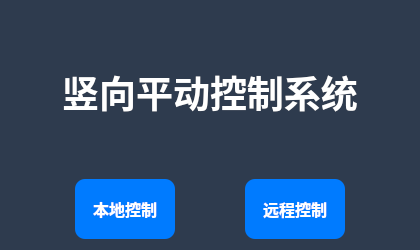
<?xml version="1.0" encoding="UTF-8"?>
<ui version="4.0">
 <class>login</class>
 <widget class="QWidget" name="login">
  <property name="geometry">
   <rect>
    <x>0</x>
    <y>0</y>
    <width>420</width>
    <height>250</height>
   </rect>
  </property>
  <property name="minimumSize">
   <size>
    <width>420</width>
    <height>250</height>
   </size>
  </property>
  <property name="maximumSize">
   <size>
    <width>420</width>
    <height>250</height>
   </size>
  </property>
  <property name="windowTitle">
   <string>竖向平动控制平台 V1.0</string>
  </property>
  <property name="windowIcon">
   <iconset>
    <normaloff>Icon/1606455890-2961.png</normaloff>Icon/1606455890-2961.png</iconset>
  </property>
  <property name="styleSheet">
   <string notr="true">/* 设置窗口背景颜色 */
QWidget {
    background-color: #2E3B4E; /* 深蓝色 */
}

/* 设置标题字体样式 */
QLabel#titleLabel {
    font-family: &quot;微软雅黑&quot;, Arial, sans-serif;
    font-size: 24px;
    color: #FFFFFF; /* 白色字体 */
    font-weight: bold;
    text-align: center;
}
/* 设置标题字体样式 */
QLabel {
    color: #FFFFFF; /* 白色字体 */
    font-weight: bold;
    text-align: center;
}
/* 按钮通用样式 */
QPushButton {
    font-family: &quot;微软雅黑&quot;, Arial, sans-serif;
    font-size: 16px;
    color: #FFFFFF; /* 白色字体 */
    background-color: #007BFF; /* 明亮的蓝色 */
    border-radius: 10px;
    padding: 10px;
}

/* 鼠标悬停时的按钮样式 */
QPushButton:hover {
    background-color: #0056b3; /* 深蓝色 */
}

/* 按钮被点击时的样式 */
QPushButton:pressed {
    background-color: #004494; /* 更深的蓝色 */
}</string>
  </property>
  <layout class="QGridLayout" name="gridLayout">
   <item row="0" column="0">
    <layout class="QVBoxLayout" name="verticalLayout">
     <item>
      <widget class="QLabel" name="label">
       <property name="font">
        <font>
         <family>Arial</family>
         <pointsize>28</pointsize>
         <bold>true</bold>
        </font>
       </property>
       <property name="text">
        <string>竖向平动控制系统</string>
       </property>
       <property name="textFormat">
        <enum>Qt::AutoText</enum>
       </property>
       <property name="alignment">
        <set>Qt::AlignCenter</set>
       </property>
      </widget>
     </item>
     <item>
      <layout class="QHBoxLayout" name="horizontalLayout">
       <item>
        <spacer name="horizontalSpacer">
         <property name="orientation">
          <enum>Qt::Horizontal</enum>
         </property>
         <property name="sizeHint" stdset="0">
          <size>
           <width>40</width>
           <height>20</height>
          </size>
         </property>
        </spacer>
       </item>
       <item>
        <widget class="QPushButton" name="localControlButton">
         <property name="minimumSize">
          <size>
           <width>100</width>
           <height>60</height>
          </size>
         </property>
         <property name="font">
          <font>
           <family>微软雅黑</family>
           <pointsize>-1</pointsize>
           <bold>true</bold>
          </font>
         </property>
         <property name="text">
          <string>本地控制</string>
         </property>
         <property name="icon">
          <iconset>
           <normaloff>Icon/local.png</normaloff>Icon/local.png</iconset>
         </property>
        </widget>
       </item>
       <item>
        <spacer name="horizontalSpacer_3">
         <property name="orientation">
          <enum>Qt::Horizontal</enum>
         </property>
         <property name="sizeHint" stdset="0">
          <size>
           <width>40</width>
           <height>20</height>
          </size>
         </property>
        </spacer>
       </item>
       <item>
        <widget class="QPushButton" name="autoRunButton">
         <property name="minimumSize">
          <size>
           <width>100</width>
           <height>60</height>
          </size>
         </property>
         <property name="font">
          <font>
           <family>微软雅黑</family>
           <pointsize>-1</pointsize>
           <bold>true</bold>
          </font>
         </property>
         <property name="text">
          <string>远程控制</string>
         </property>
         <property name="icon">
          <iconset>
           <normaloff>Icon/Remote.png</normaloff>Icon/Remote.png</iconset>
         </property>
        </widget>
       </item>
       <item>
        <spacer name="horizontalSpacer_2">
         <property name="orientation">
          <enum>Qt::Horizontal</enum>
         </property>
         <property name="sizeHint" stdset="0">
          <size>
           <width>40</width>
           <height>20</height>
          </size>
         </property>
        </spacer>
       </item>
      </layout>
     </item>
    </layout>
   </item>
  </layout>
 </widget>
 <resources/>
 <connections/>
</ui>
